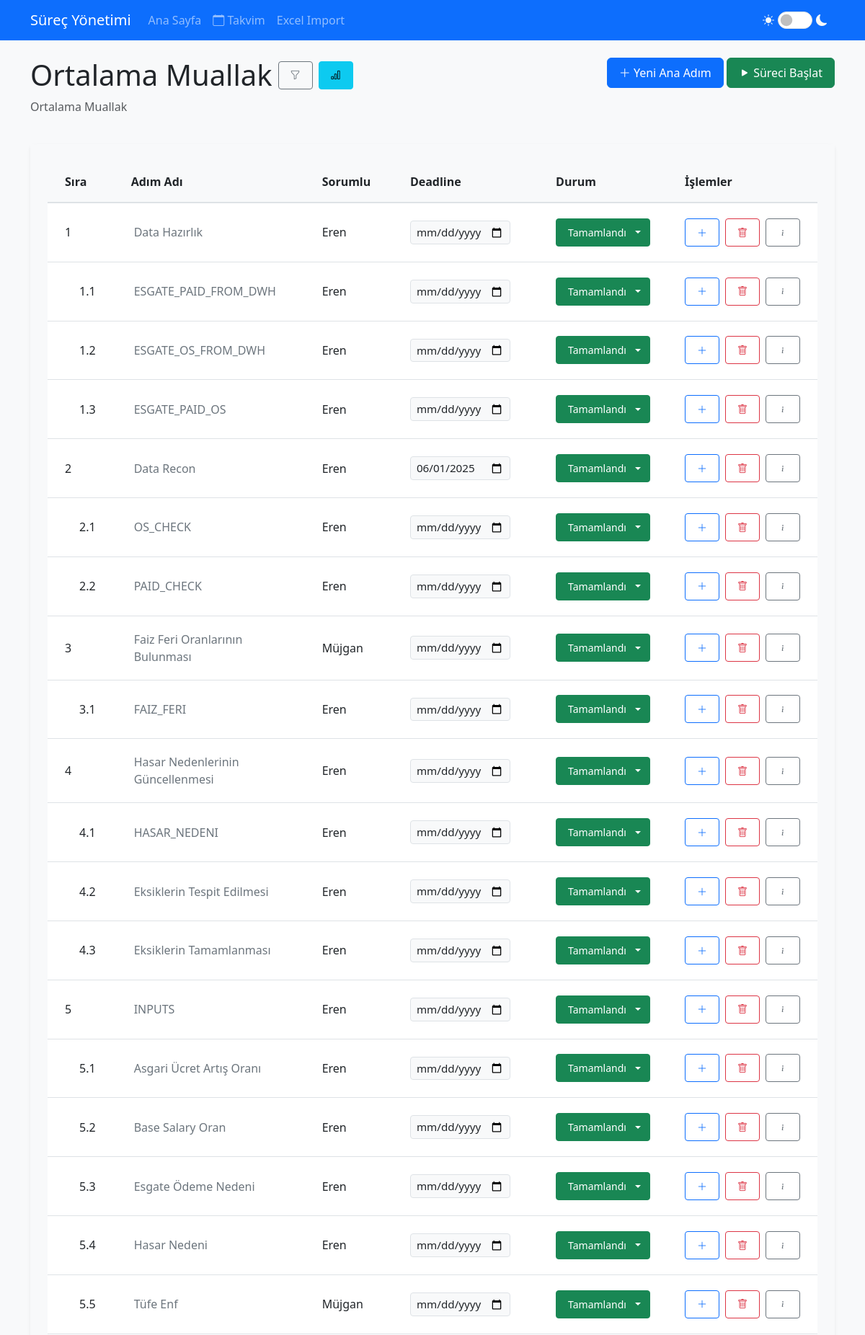
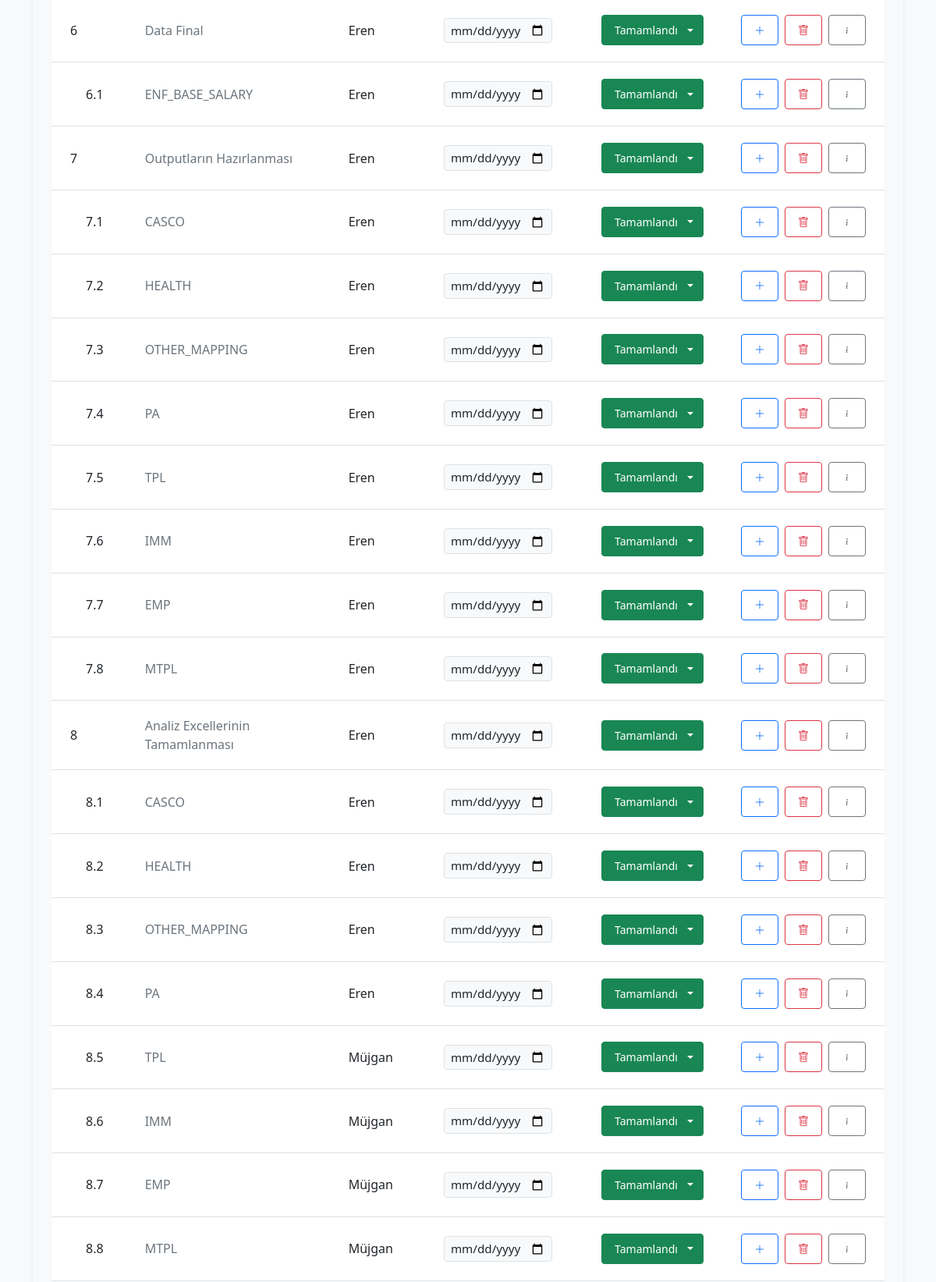
Page /process/4 (upper part) on the committed database (2 pictures, top to bottom).
### app.py (models this page shows, shortened)
class Process(db.Model):
    id = db.Column(db.Integer, primary_key=True)
    name = db.Column(db.String(100), nullable=False)
    description = db.Column(db.Text)
    created_at = db.Column(db.DateTime, default=datetime.now)
    is_started = db.Column(db.Boolean, default=False)
    started_at = db.Column(db.DateTime)
    version = db.Column(db.Integer, nullable=False, default=1)
    year = db.Column(db.Integer, nullable=False, default=lambda: datetime.now().year)
    category_id = db.Column(db.Integer, db.ForeignKey('process_category.id', name='fk_process_category'), nullable=True)
    steps = db.relationship('Step', backref='process', lazy=True, cascade='all, delete-orphan')

class Step(db.Model):
    id = db.Column(db.Integer, primary_key=True)
    step_number = db.Column(db.Integer)
    name = db.Column(db.String(100), nullable=False)
    description = db.Column(db.Text)
    type = db.Column(db.String(50))
    file_path = db.Column(db.String(255))
    order = db.Column(db.Integer)
    parent_id = db.Column(db.Integer, db.ForeignKey('step.id', ondelete='CASCADE'), nullable=True)
    process_id = db.Column(db.Integer, db.ForeignKey('process.id', ondelete='CASCADE'), nullable=False)
    responsible = db.Column(db.String(100))
    status = db.Column(db.String(20), default='not_started')
    version = db.Column(db.Integer, nullable=False, default=1)
    deadline = db.Column(db.DateTime, nullable=True)
    import_process_id = db.Column(db.Integer, db.ForeignKey('import_process.id', ondelete='SET NULL'), nullable=True)
    dependencies = db.relationship('StepDependency',
                                 foreign_keys='StepDependency.step_id',
                                 backref='dependent_step',
                                 lazy=True,
                                 cascade='all, delete-orphan')
    sub_steps = db.relationship('Step',
                              backref=db.backref('parent', remote_side=[id]),
                              lazy=True,
                              cascade='all, delete-orphan')
    variables = db.relationship('StepVariable',
                              backref='step',
                              lazy=True,
                              cascade='all, delete-orphan')
    completed_at = db.Column(db.DateTime)
    def get_full_order(self):
        if not self.parent_id:
            return str(self.order)
        parent = self.parent
        if not parent.parent_id:
            return f"{parent.order}.{self.order}"
        else:
            return f"{parent.get_full_order()}.{self.order}"

### app.py (the view)
@app.route('/process/<int:process_id>')
def process_detail(process_id):
    process = Process.query.get_or_404(process_id)
    main_steps = Step.query.filter_by(
        process_id=process_id,
        parent_id=None
    ).order_by(Step.order).all()
    organized_steps = []
    for main_step in main_steps:
        organized_steps.append(main_step)
        organized_steps.extend(get_substeps_recursive(main_step.id))
    return render_template('process_detail.html',
                         process=process,
                         steps=organized_steps,
                         now=datetime.now())

### app.py (called while the page is built)
@app.template_filter('format_datetime')
def format_datetime(value):
    if not value:
        return ''
    try:
        if isinstance(value, str):
            dt = datetime.strptime(value, '%Y-%m-%d %H:%M:%S')
        else:
            dt = value
        return dt.strftime('%d.%m.%Y %H:%M')
    except:
        return value

def get_substeps_recursive(parent_id):
    substeps = []
    direct_substeps = Step.query.filter_by(parent_id=parent_id).order_by(Step.order).all()
    for substep in direct_substeps:
        substeps.append(substep)
        substeps.extend(get_substeps_recursive(substep.id))
    return substeps

@app.before_request
def before_request():
    if not getattr(app, '_got_first_request', False):
        check_process_status()
        app._got_first_request = True

### templates/process_detail.html (shortened to what this page needs)
{% extends "base.html" %}
{% block content %}
<div class="row mb-4">
    <div class="col">
        <div class="d-flex align-items-center gap-2">
            <h1 class="mb-0">{{ process.name }}</h1>
            <button class="btn btn-outline-secondary btn-sm" type="button" data-bs-toggle="collapse"
                data-bs-target="#filterCollapse" aria-expanded="false" aria-controls="filterCollapse"
                title="Filtreleri Göster/Gizle">
                <i class="bi bi-funnel"></i>
            </button>
            <a href="{{ url_for('process_stats', process_id=process.id) }}" class="btn btn-info btn-sm"
                title="İstatistikler">
                <i class="bi bi-bar-chart"></i>
            </a>
        </div>
        <p class="text-muted mt-2">{{ process.description }}</p>
    </div>
    <div class="col text-end">
        {% if not process.is_started %}
        <a href="{{ url_for('new_step', process_id=process.id) }}" class="btn btn-primary">
            <i class="bi bi-plus-lg"></i> Yeni Ana Adım
        </a>
        {% endif %}
        <form action="{{ url_for('start_process', process_id=process.id) }}" method="POST" class="d-inline">
            <button type="submit" class="btn btn-success" {% if process.is_started %}disabled{% endif %}>
                <i class="bi bi-play-fill"></i> Süreci Başlat
            </button>
        </form>
    </div>
</div>
<div class="card">
    <div class="card-body">
        <div class="table-responsive">
            <table class="table table-hover mb-0">
                <thead>
                    <tr>
                        <th style="width: 10%">Sıra</th>
                        <th style="width: 40%">Adım Adı</th>
                        <th style="width: 20%">Sorumlu</th>
                        <th style="width: 5%">Deadline</th>
                        <th style="width: 15%">Durum</th>
                        <th style="width: 10%">İşlemler</th>
                    </tr>
                </thead>
                <tbody>
                    {% for step in steps %}
                    <tr class="{{ 'sub-step' if step.parent_id }}" {% if step.parent_id
                        %}data-parent-id="{{ step.parent_id }}" {% endif %} data-step-id="{{ step.id }}"
                        data-step-type="{{ step.type }}" data-file-path="{{ step.file_path or '' }}"
                        data-completed-at="{{ step.completed_at|format_datetime if step.completed_at else '' }}"
                        data-completed-at-iso="{{ step.completed_at.strftime('%Y-%m-%d') if step.completed_at else '' }}"
                        data-description="{{ step.description or '' }}" data-step-name="{{ step.name }}"
                        data-responsible="{{ step.responsible or '' }}" data-status="{{ step.status }}"
                        data-deadline="{{ step.deadline.strftime('%Y-%m-%dT%H:%M') if step.deadline else '' }}">
                        <td>
                            <div class="d-flex align-items-center">
                                <span>{{ step.get_full_order() }}</span>
                            </div>
                        </td>
                        <td>
                            <div class="step-content">
                                <div class="d-flex align-items-center">
                                    <div class="step-name-container d-flex align-items-center">
                                        <span class="step-name" data-step-id="{{ step.id }}">{{ step.name }}</span>
                                    </div>
                                </div>
                            </div>
                        </td>
                        <td>
                            <div class="step-responsible-container">
                                <span class="step-responsible" data-step-id="{{ step.id }}">{{ step.responsible or
                                    'Sorumlu ekle...' }}</span>
                            </div>
                        </td>
                        <td>
                            <input type="date" class="form-control form-control-sm deadline-input"
                                data-step-id="{{ step.id }}"
                                value="{{ step.deadline.strftime('%Y-%m-%d') if step.deadline else '' }}"
                                title="Deadline">
                        </td>
                        <td>
                            <div class="dropdown">
                                <button class="btn btn-sm dropdown-toggle status-button
                                    {% if step.status == 'done' %}btn-success
                                    {% elif step.status == 'in_progress' %}btn-primary
                                    {% elif step.status == 'waiting' %}btn-warning
                                    {% else %}btn-secondary{% endif %}" type="button" data-bs-toggle="dropdown">
                                    {% if step.status == 'not_started' %}
                                    Başlamadı
                                    {% elif step.status == 'waiting' %}
                                    Beklemede
                                    {% elif step.status == 'in_progress' %}
                                    Devam Ediyor
                                    {% else %}
                                    Tamamlandı
                                    {% endif %}
                                </button>
                            </div>
                        </td>
                        <td>
                            <div class="d-flex gap-2">
                                {% if not process.is_started %}
                                <a href="{{ url_for('new_step', process_id=process.id, parent_id=step.id) }}"
                                    class="btn btn-sm btn-outline-primary" title="Alt Adım Ekle">
                                    <i class="bi bi-plus-lg"></i>
                                </a>
                                <form action="{{ url_for('delete_step', step_id=step.id) }}" method="POST"
                                    class="d-inline delete-step-form">
                                    <button type="submit" class="btn btn-sm btn-outline-danger">
                                        <i class="bi bi-trash"></i>
                                    </button>
                                </form>
                                {% endif %}
                                <button type="button" class="btn btn-sm btn-outline-secondary show-step-details"
                                    data-step-id="{{ step.id }}" title="Adım Detayı">
                                    <i class="bi bi-info"></i>
                                </button>
                            </div>
                        </td>
                    </tr>
                    {% endfor %}
                </tbody>
            </table>
        </div>
    </div>
</div>
{% endblock %}

### static/css/style.css (style rules this page uses)
body { background-color: #f8f9fa; }
.table th { background-color: #f8f9fa; border-bottom: 2px solid #dee2e6; white-space: nowrap; padding: 1rem 1.5rem; }
.table td { vertical-align: middle; padding: 1rem 1.5rem; position: relative; }
.table { margin: 0; width: 100%; }
.card-body { padding: 1.5rem; }
.table-responsive { margin: 0; padding: 0; }
.sub-step { background-color: #f8f9fa; }
.card { box-shadow: 0 0.125rem 0.25rem rgba(0, 0, 0, 0.075); border: none; margin-bottom: 1.5rem; }
.form-control, .form-select { margin-bottom: 0.5rem; }
.btn { padding: 0.5rem 1rem; margin: 0; }
.btn i { transition: transform 0.2s ease; }
.step-name-container { min-width: 200px; display: flex; align-items: center; justify-content: space-between; flex-grow: 1; }
.step-name, .step-description, .step-filepath { display: inline-block; padding: 0.25rem; border-radius: 0.25rem; cursor: pointer; color: #6c757d; }
.dropdown { position: relative; }
.table .dropdown { position: relative; }
.table-responsive { overflow: visible; }
.card { overflow: visible; }
.card-body { overflow: visible; }
.status-button { width: 100%; text-align: left; position: relative; padding-right: 2rem; }
.status-button::after { position: absolute; right: 0.75rem; top: 50%; transform: translateY(-50%); }

### templates/process_detail.html (style rules this page uses)
[data-bs-theme="light"] .card-body { background-color: var(--bs-gray-100); color: var(--bs-dark); }
[data-bs-theme="light"] .form-control { background-color: var(--bs-gray-100); color: var(--bs-dark); }
.step-name, .step-responsible { cursor: default !important; }
.step-content { pointer-events: none; }
.show-step-details { cursor: pointer !important; }
.deadline-input { border: 1px solid var(--bs-border-color); border-radius: 4px; font-size: 0.95rem; width: 90%; margin-top: 0.5rem; }

### rows in the picture
Process: name "Ortalama Muallak", description "Ortalama Muallak"
Step: get_full_order "1", name "Data Hazırlık", responsible "Eren", status "Tamamlandı"
Step: get_full_order "1.1", name "ESGATE_PAID_FROM_DWH", responsible "Eren", status "Tamamlandı"
Step: get_full_order "1.2", name "ESGATE_OS_FROM_DWH", responsible "Eren", status "Tamamlandı"
Step: get_full_order "1.3", name "ESGATE_PAID_OS", responsible "Eren", status "Tamamlandı"
Step: get_full_order "2", name "Data Recon", responsible "Eren", deadline "06/01/2025", status "Tamamlandı"
Step: get_full_order "2.1", name "OS_CHECK", responsible "Eren", status "Tamamlandı"
Step: get_full_order "2.2", name "PAID_CHECK", responsible "Eren", status "Tamamlandı"
Step: get_full_order "3", name "Faiz Feri Oranlarının Bulunması", responsible "Müjgan", status "Tamamlandı"
Step: get_full_order "3.1", name "FAIZ_FERI", responsible "Eren", status "Tamamlandı"
Step: get_full_order "4", name "Hasar Nedenlerinin Güncellenmesi", responsible "Eren", status "Tamamlandı"
Step: get_full_order "4.1", name "HASAR_NEDENI", responsible "Eren", status "Tamamlandı"
Step: get_full_order "4.2", name "Eksiklerin Tespit Edilmesi", responsible "Eren", status "Tamamlandı"
Step: get_full_order "4.3", name "Eksiklerin Tamamlanması", responsible "Eren", status "Tamamlandı"
Step: get_full_order "5", name "INPUTS", responsible "Eren", status "Tamamlandı"
Step: get_full_order "5.1", name "Asgari Ücret Artış Oranı", responsible "Eren", status "Tamamlandı"
Step: get_full_order "5.2", name "Base Salary Oran", responsible "Eren", status "Tamamlandı"
Step: get_full_order "5.3", name "Esgate Ödeme Nedeni", responsible "Eren", status "Tamamlandı"
Step: get_full_order "5.4", name "Hasar Nedeni", responsible "Eren", status "Tamamlandı"
Step: get_full_order "5.5", name "Tüfe Enf", responsible "Müjgan", status "Tamamlandı"
Step: get_full_order "6", name "Data Final", responsible "Eren", status "Tamamlandı"
Step: get_full_order "6.1", name "ENF_BASE_SALARY", responsible "Eren", status "Tamamlandı"
Step: get_full_order "7", name "Outputların Hazırlanması", responsible "Eren", status "Tamamlandı"
Step: get_full_order "7.1", name "CASCO", responsible "Eren", status "Tamamlandı"
Step: get_full_order "7.2", name "HEALTH", responsible "Eren", status "Tamamlandı"
Step: get_full_order "7.3", name "OTHER_MAPPING", responsible "Eren", status "Tamamlandı"
Step: get_full_order "7.4", name "PA", responsible "Eren", status "Tamamlandı"
Step: get_full_order "7.5", name "TPL", responsible "Eren", status "Tamamlandı"
Step: get_full_order "7.6", name "IMM", responsible "Eren", status "Tamamlandı"
Step: get_full_order "7.7", name "EMP", responsible "Eren", status "Tamamlandı"
Step: get_full_order "7.8", name "MTPL", responsible "Eren", status "Tamamlandı"
Step: get_full_order "8", name "Analiz Excellerinin Tamamlanması", responsible "Eren", status "Tamamlandı"
Step: get_full_order "8.1", name "CASCO", responsible "Eren", status "Tamamlandı"
Step: get_full_order "8.2", name "HEALTH", responsible "Eren", status "Tamamlandı"
Step: get_full_order "8.3", name "OTHER_MAPPING", responsible "Eren", status "Tamamlandı"
Step: get_full_order "8.4", name "PA", responsible "Eren", status "Tamamlandı"
Step: get_full_order "8.5", name "TPL", responsible "Müjgan", status "Tamamlandı"
Step: get_full_order "8.6", name "IMM", responsible "Müjgan", status "Tamamlandı"
Step: get_full_order "8.7", name "EMP", responsible "Müjgan", status "Tamamlandı"
Step: get_full_order "8.8", name "MTPL", responsible "Müjgan", status "Tamamlandı"
